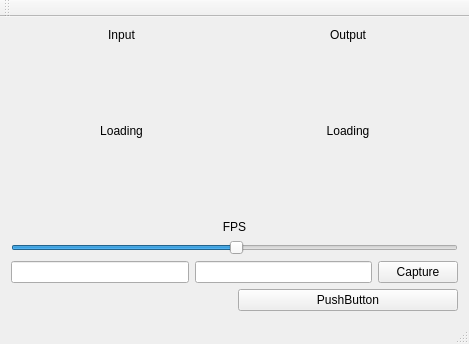
<?xml version="1.0" encoding="UTF-8"?>
<ui version="4.0">
 <class>MainWindow</class>
 <widget class="QMainWindow" name="MainWindow">
  <property name="geometry">
   <rect>
    <x>0</x>
    <y>0</y>
    <width>469</width>
    <height>344</height>
   </rect>
  </property>
  <property name="windowTitle">
   <string>Video View</string>
  </property>
  <widget class="QWidget" name="centralWidget">
   <layout class="QGridLayout" name="gridLayout">
    <item row="0" column="0">
     <layout class="QHBoxLayout" name="horizontalLayout">
      <item>
       <layout class="QVBoxLayout" name="verticalLayout_2">
        <item>
         <widget class="QLabel" name="label">
          <property name="text">
           <string>Input</string>
          </property>
          <property name="alignment">
           <set>Qt::AlignCenter</set>
          </property>
         </widget>
        </item>
        <item>
         <widget class="QLabel" name="input_label">
          <property name="sizePolicy">
           <sizepolicy hsizetype="Expanding" vsizetype="Expanding">
            <horstretch>0</horstretch>
            <verstretch>0</verstretch>
           </sizepolicy>
          </property>
          <property name="text">
           <string>Loading</string>
          </property>
          <property name="scaledContents">
           <bool>false</bool>
          </property>
          <property name="alignment">
           <set>Qt::AlignCenter</set>
          </property>
         </widget>
        </item>
       </layout>
      </item>
      <item>
       <layout class="QVBoxLayout" name="verticalLayout_3">
        <item>
         <widget class="QLabel" name="label_2">
          <property name="text">
           <string>Output</string>
          </property>
          <property name="alignment">
           <set>Qt::AlignCenter</set>
          </property>
         </widget>
        </item>
        <item>
         <widget class="QLabel" name="output_label">
          <property name="sizePolicy">
           <sizepolicy hsizetype="Expanding" vsizetype="Expanding">
            <horstretch>0</horstretch>
            <verstretch>0</verstretch>
           </sizepolicy>
          </property>
          <property name="text">
           <string>Loading</string>
          </property>
          <property name="scaledContents">
           <bool>false</bool>
          </property>
          <property name="alignment">
           <set>Qt::AlignCenter</set>
          </property>
         </widget>
        </item>
       </layout>
      </item>
     </layout>
    </item>
    <item row="1" column="0">
     <layout class="QVBoxLayout" name="verticalLayout">
      <item>
       <widget class="QLabel" name="fps_label">
        <property name="sizePolicy">
         <sizepolicy hsizetype="Preferred" vsizetype="Fixed">
          <horstretch>0</horstretch>
          <verstretch>0</verstretch>
         </sizepolicy>
        </property>
        <property name="text">
         <string>FPS</string>
        </property>
        <property name="alignment">
         <set>Qt::AlignCenter</set>
        </property>
       </widget>
      </item>
      <item>
       <widget class="QSlider" name="gamma_slider">
        <property name="value">
         <number>50</number>
        </property>
        <property name="orientation">
         <enum>Qt::Horizontal</enum>
        </property>
       </widget>
      </item>
     </layout>
    </item>
    <item row="2" column="0">
     <layout class="QHBoxLayout" name="horizontalLayout_2">
      <item>
       <widget class="QLineEdit" name="width_input"/>
      </item>
      <item>
       <widget class="QLineEdit" name="height_input"/>
      </item>
      <item>
       <widget class="QPushButton" name="Capture">
        <property name="text">
         <string>Capture</string>
        </property>
       </widget>
      </item>
     </layout>
    </item>
    <item row="3" column="0">
     <layout class="QHBoxLayout" name="horizontalLayout_3">
      <item>
       <widget class="QLabel" name="label_3">
        <property name="text">
         <string/>
        </property>
       </widget>
      </item>
      <item>
       <widget class="QPushButton" name="pushButton">
        <property name="text">
         <string>PushButton</string>
        </property>
       </widget>
      </item>
     </layout>
    </item>
   </layout>
  </widget>
  <widget class="QMenuBar" name="menuBar">
   <property name="geometry">
    <rect>
     <x>0</x>
     <y>0</y>
     <width>469</width>
     <height>25</height>
    </rect>
   </property>
  </widget>
  <widget class="QToolBar" name="mainToolBar">
   <attribute name="toolBarArea">
    <enum>TopToolBarArea</enum>
   </attribute>
   <attribute name="toolBarBreak">
    <bool>false</bool>
   </attribute>
  </widget>
  <widget class="QStatusBar" name="statusBar"/>
 </widget>
 <layoutdefault spacing="6" margin="11"/>
 <resources/>
 <connections/>
</ui>
